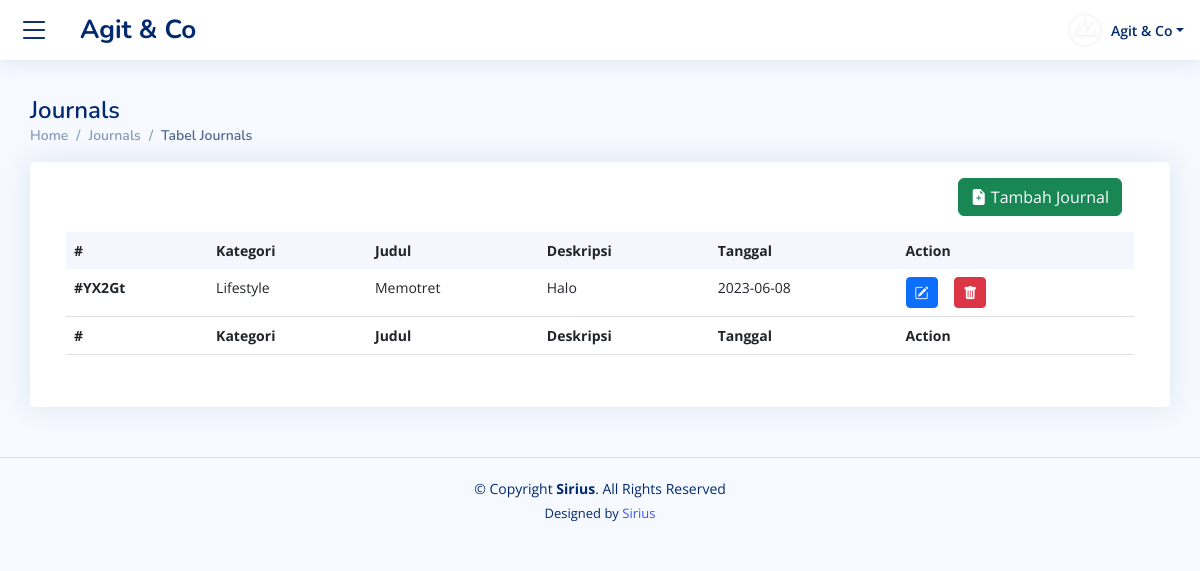
The app's page /journal/viewjournal.php (signed in) with its own data.
### tables this page shows
CREATE TABLE `journal` (
  `id_journal` varchar(30) NOT NULL,
  `kategori` varchar(30) NOT NULL,
  `judul` varchar(100) NOT NULL,
  `deskripsi` text NOT NULL,
  `tanggal` date NOT NULL,
  `img` varchar(100) NOT NULL
);

### journal/viewjournal.php (the view, shortened to what this page needs)
<?php
  include '../model/connect.php';
?>
<!DOCTYPE html>
<html lang="en">
<head>
  <link href="../assets/vendor/bootstrap/css/bootstrap.min.css" rel="stylesheet">
  <link href="../assets/vendor/bootstrap-icons/bootstrap-icons.css" rel="stylesheet">
  <link href="../assets/vendor/boxicons/css/boxicons.min.css" rel="stylesheet">
  <link href="../assets/vendor/quill/quill.snow.css" rel="stylesheet">
  <link href="../assets/vendor/quill/quill.bubble.css" rel="stylesheet">
  <link href="../assets/vendor/remixicon/remixicon.css" rel="stylesheet">
  <link href="../assets/vendor/simple-datatables/styleadmin.css" rel="stylesheet">
  <link href="../assets/css/styleadmin.css" rel="stylesheet">
</head>
<body>
  <header id="header" class="header fixed-top d-flex align-items-center">
    <div class="row align-items-center" style="margin-left: -1.5rem;">
      <div class="col">
      <a type="button" data-bs-toggle="offcanvas" data-bs-target="#offcanvasWithBothOptions" aria-controls="offcanvasWithBothOptions"><i class="bi bi-list toggle-sidebar-btn"></i></a>
      </div>
      <div class="col">
        <a href="../admin.php" class="logo d-flex align-items-center">
          <span class="d-none d-lg-block"> Agit & Co</span>
        </a>
      </div>
    </div>
    <nav class="header-nav ms-auto">
      <ul class="d-flex align-items-center">
        <li class="nav-item dropdown pe-3">
          <a class="nav-link nav-profile d-flex align-items-center pe-0" href="#" data-bs-toggle="dropdown">
            <img src="../assets/img/me.png" alt="Profile" class="rounded-circle">
            <span class="d-none d-md-block dropdown-toggle ps-2">Agit & Co</span>
          </a>
        </li>
      </ul>
    </nav>
  </header>
  <main id="main" class="main mt-5 pt-5" style="margin: 0;">
    <div class="pagetitle">
      <h1>Journals</h1>
      <nav>
        <ol class="breadcrumb">
          <li class="breadcrumb-item ">Home</li>
          <li class="breadcrumb-item ">Journals</li>
          <li class="breadcrumb-item active">Tabel Journals</li>
        </ol>
      </nav>
    </div>
    <section class="section dashboard">
      <div class="row">
        <div class="col">
          <div class="row">
            <div class="col">
              <div class="card recent-sales overflow-auto p-3">
                <div class="card-body">
                  <div class="row align-items-center justify-content-between w-100">
                    <div class="col-2 text-end p-0">
                      <form action="./form_journal.php" method="get">
                        <button type="submit" class="btn btn-success mb-3"><i class="bi bi-file-earmark-plus-fill"></i> Tambah Journal</button>
                      </form>
                    </div>
                  </div>
                  <table class="table datatable">
                    <thead>
                      <tr>
                        <th scope="col">#</th>
                        <th scope="col">Kategori</th>
                        <th scope="col">Judul</th>
                        <th scope="col">Deskripsi</th>
                        <th scope="col">Tanggal</th>
                        <th scope="col">Action</th>
                      </tr>
                    </thead>
                    <tbody>
                      <?php
                        $query = mysqli_query($connect, "SELECT * FROM journal");
                        while($data=mysqli_fetch_array($query)){
                          $id_journal =$data[0];
                          $kategori       =$data[1];
                          $judul   =$data[2];
                          $deskripsi      =$data[3];
                          $tanggal     =$data[4];
                      ?>
                      <tr>
                        <th scope="row">#<?= $id_journal ?></th>
                        <td><?= $kategori ?></td>
                        <td><?= $judul; ?></td>
                        <td><?= $deskripsi ?></td>
                        <td>
                          <span ><?= $tanggal ?></span></td>
                        <td>
                          <div class="row gap-2">
                            <div class="col-2">
                              <form action="./form_journal.php" method="get">
                                <button type="submit" class="btn btn-primary btn-sm"><i class="bi bi-pencil-square"></i></button>
                              </form>
                            </div>
                            <div class="col-2">
                              <form action="./form_journal.php" method="get">
                                <button type="submit" class="btn btn-danger btn-sm"><i class="bi bi-trash-fill"></i></button>
                              </form>
                            </div>
                          </div>
                        </td>
                      </tr>
                      <?php } ?>
                    </tbody>
                    <tfoot>
                      <tr>
                        <th scope="col">#</th>
                        <th scope="col">Kategori</th>
                        <th scope="col">Judul</th>
                        <th scope="col">Deskripsi</th>
                        <th scope="col">Tanggal</th>
                        <th scope="col">Action</th>
                      </tr>
                    </tfoot>
                  </table>
                </div>
              </div>
            </div>
          </div>
        </div>
      </div>
    </section>
  </main>
  <footer id="footer" class="footer" style="margin: 0;">
    <div class="copyright">
      &copy; Copyright <strong><span>Sirius</span></strong>. All Rights Reserved
    </div>
    <div class="credits">
      Designed by <a href="https://Sirius.com/">Sirius</a>
    </div>
  </footer>
</body>
</html>

### assets/css/styleadmin.css (style rules this page uses)
:root { scroll-behavior: smooth; }
body { font-family: "Open Sans", sans-serif; background: #f6f9ff; color: #444444; }
a { color: #4154f1; text-decoration: none; }
h1, h2, h3, h4, h5, h6 { font-family: "Nunito", sans-serif; }
#main { margin-top: 60px; padding: 20px 30px; transition: all 0.3s; }
.pagetitle { margin-bottom: 10px; }
.pagetitle h1 { font-size: 24px; margin-bottom: 0; font-weight: 600; color: #012970; }
.card { margin-bottom: 30px; border: none; border-radius: 5px; box-shadow: 0px 0 30px rgba(1, 41, 112, 0.1); }
.card-body { padding: 0 20px 20px 20px; }
.breadcrumb { font-size: 14px; font-family: "Nunito", sans-serif; color: #899bbd; font-weight: 600; }
.breadcrumb .breadcrumb-item::before { color: #899bbd; }
.breadcrumb .active { color: #51678f; font-weight: 600; }
.logo { line-height: 1; }
@media (min-width: 1200px) { .logo { width: 280px; } }
.logo span { font-size: 26px; font-weight: 700; color: #012970; font-family: "Nunito", sans-serif; }
.header { transition: all 0.5s; z-index: 997; height: 60px; box-shadow: 0px 2px 20px rgba(1, 41, 112, 0.1); background-color: #fff; padding-left: 20px; }
.header .toggle-sidebar-btn { font-size: 32px; padding-left: 10px; cursor: pointer; color: #012970; }
.header-nav ul { list-style: none; }
.header-nav>ul { margin: 0; padding: 0; }
.header-nav .nav-profile { color: #012970; }
.header-nav .nav-profile img { max-height: 36px; }
.header-nav .nav-profile span { font-size: 14px; font-weight: 600; }
@media (min-width: 1200px) { #main, #footer { margin-left: 300px; } }
.dashboard .recent-sales { font-size: 14px; }
.dashboard .recent-sales .table thead { background: #f6f6fe; }
.dashboard .recent-sales .table thead th { border: 0; }
.footer { padding: 20px 0; font-size: 14px; transition: all 0.3s; border-top: 1px solid #cddfff; }
.footer .copyright { text-align: center; color: #012970; }
.footer .credits { padding-top: 5px; text-align: center; font-size: 13px; color: #012970; }

### records on screen
journal: id_journal "YX2Gt", kategori "Lifestyle", judul "Memotret", deskripsi "Halo", tanggal "2023-06-08"
